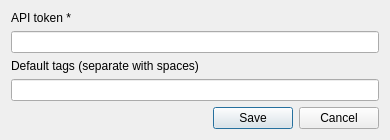
<?xml version="1.0" encoding="UTF-8"?>
<ui version="4.0">
 <class>SketchfabSettings_Dialog</class>
 <widget class="QDialog" name="SketchfabSettings_Dialog">
  <property name="geometry">
   <rect>
    <x>0</x>
    <y>0</y>
    <width>390</width>
    <height>131</height>
   </rect>
  </property>
  <property name="windowTitle">
   <string>Sketchfab Settings</string>
  </property>
  <layout class="QVBoxLayout" name="verticalLayout">
   <item>
    <widget class="QLabel" name="label_5">
     <property name="text">
      <string>API token *</string>
     </property>
    </widget>
   </item>
   <item>
    <widget class="QLineEdit" name="leApiToken"/>
   </item>
   <item>
    <widget class="QLabel" name="label_4">
     <property name="text">
      <string>Default tags (separate with spaces)</string>
     </property>
    </widget>
   </item>
   <item>
    <widget class="QLineEdit" name="leDefaultTags">
     <property name="text">
     </property>
    </widget>
   </item>
   <item>
    <widget class="QDialogButtonBox" name="buttonBox">
     <property name="orientation">
      <enum>Qt::Horizontal</enum>
     </property>
     <property name="standardButtons">
      <set>QDialogButtonBox::Cancel|QDialogButtonBox::Save</set>
     </property>
    </widget>
   </item>
  </layout>
 </widget>
 <resources/>
 <connections>
  <connection>
   <sender>buttonBox</sender>
   <signal>accepted()</signal>
   <receiver>SketchfabSettings_Dialog</receiver>
   <slot>accept()</slot>
   <hints>
    <hint type="sourcelabel">
     <x>248</x>
     <y>254</y>
    </hint>
    <hint type="destinationlabel">
     <x>157</x>
     <y>274</y>
    </hint>
   </hints>
  </connection>
  <connection>
   <sender>buttonBox</sender>
   <signal>rejected()</signal>
   <receiver>SketchfabSettings_Dialog</receiver>
   <slot>reject()</slot>
   <hints>
    <hint type="sourcelabel">
     <x>316</x>
     <y>260</y>
    </hint>
    <hint type="destinationlabel">
     <x>286</x>
     <y>274</y>
    </hint>
   </hints>
  </connection>
 </connections>
</ui>
